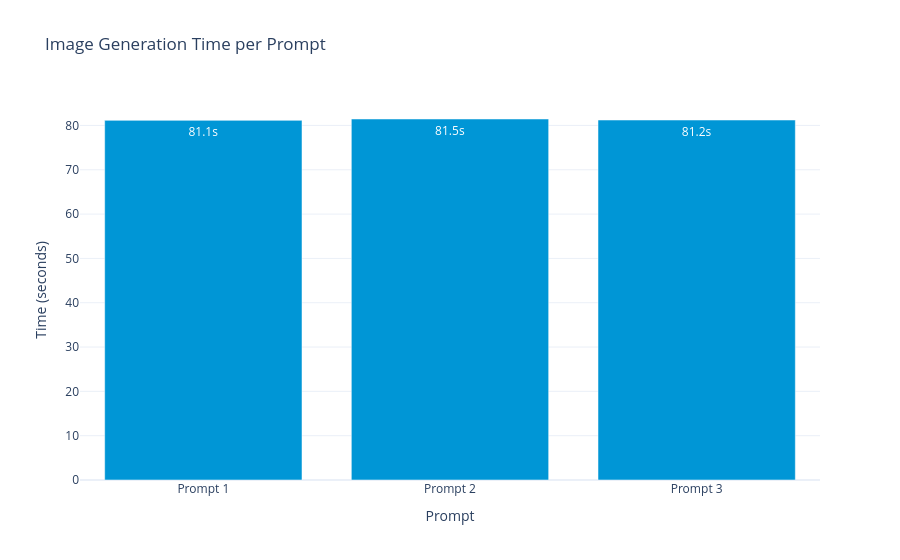

Notebook cell for this chart:
### Code cell
import time
import plotly.graph_objects as go

# Measure generation time across multiple prompts (pipeline already warm)
bench_prompts = [
    "A scenic mountain landscape at sunrise",
    "Abstract data visualization with colorful charts",
    "A circuit board with glowing components, macro photography",
]

times = []
for p in bench_prompts:
    t0 = time.time()
    res = model.predict(pd.DataFrame([{"prompt": p}]))
    elapsed = time.time() - t0
    times.append(elapsed)
    monitor.log_inference(num_tokens=512 * 512 // 64, elapsed_seconds=elapsed)

fig = go.Figure(go.Bar(
    x=[f"Prompt {i+1}" for i in range(len(bench_prompts))],
    y=times,
    marker_color="#0096d6",
    text=[f"{t:.1f}s" for t in times],
    textposition="auto",
))
fig.update_layout(
    title="Image Generation Time per Prompt",
    xaxis_title="Prompt",
    yaxis_title="Time (seconds)",
    template="plotly_white",
)
fig.show()

### Figure 1 — Plotly figure (JSON) as saved in the notebook; plotly's stock layout.template omitted (floating-point values rounded to 4 significant figures)
{"data": [{"marker": {"color": "#0096d6"}, "text": ["81.1s", "81.5s", "81.2s"], "textposition": "auto", "type": "bar", "x": ["Prompt 1", "Prompt 2", "Prompt 3"], "y": [81.15, 81.46, 81.23]}], "layout": {"title": {"text": "Image Generation Time per Prompt"}, "xaxis": {"title": {"text": "Prompt"}}, "yaxis": {"title": {"text": "Time (seconds)"}}}}
